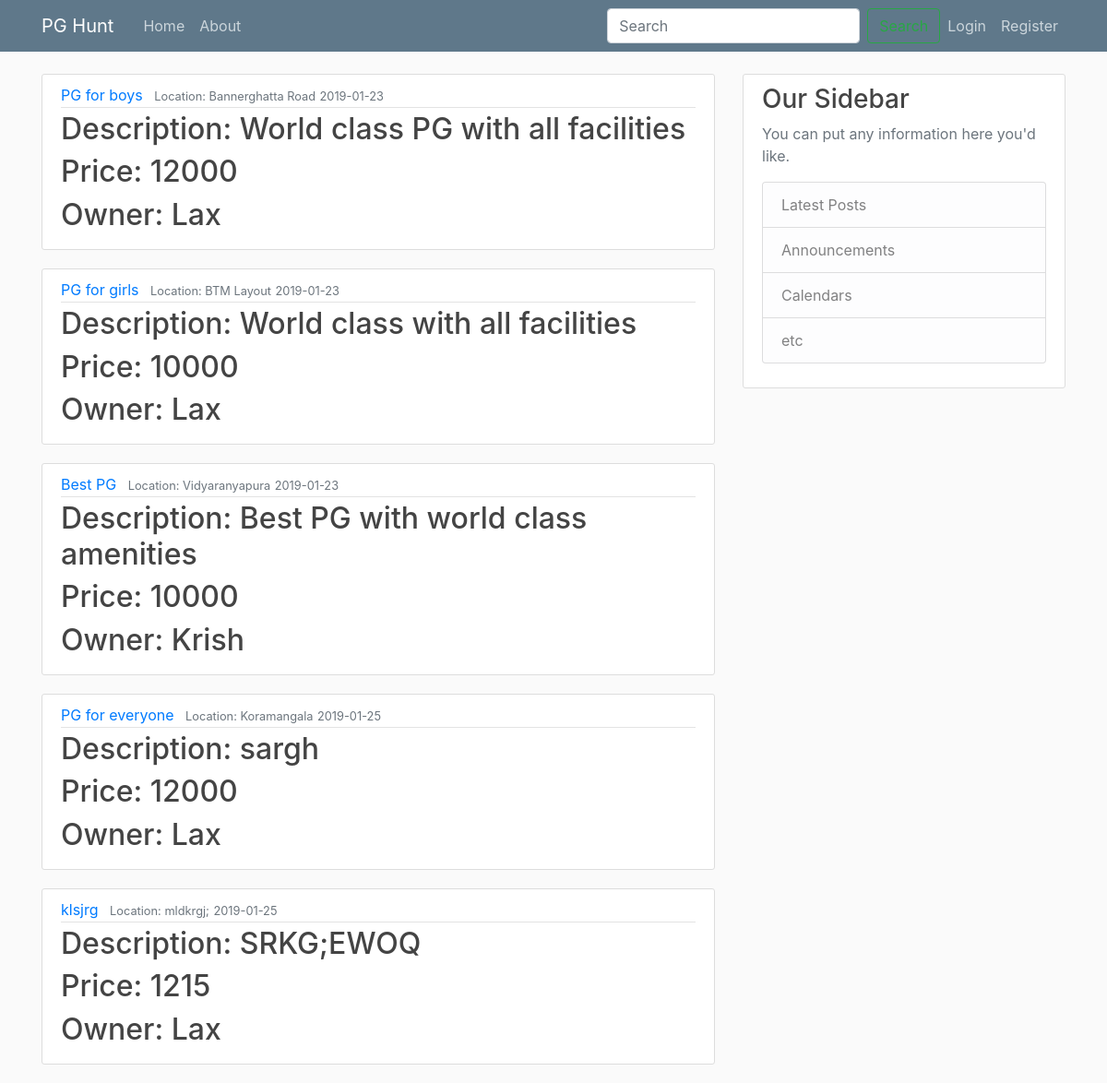
The page /home on the database its author committed.
### flaskpg/models.py (models this page shows, shortened)
class PGInfo(db.Model):
    id = db.Column(db.Integer, primary_key=True)
    owner_id = db.Column(db.Integer, db.ForeignKey('user.id'), nullable=False)
    pg_name = db.Column(db.String(200), nullable=False)
    date_posted = db.Column(db.DateTime, nullable=False, default=datetime.utcnow)
    location_info = db.Column(db.String(200), nullable=False)
    body = db.Column(db.Text, nullable=False)
    price = db.Column(db.Integer, nullable=False)
    image_file = db.Column(db.String(20), nullable=False, default='default.jpg')
    pg = db.relationship('PGBooked', backref='pg', lazy=True)

class User(db.Model, UserMixin):
    id = db.Column(db.Integer, primary_key=True)
    username = db.Column(db.String(200), unique=True, nullable=False)
    email = db.Column(db.String(200), unique=True, nullable=False)
    password = db.Column(db.String(60), unique=True, nullable=False)
    phone = db.Column(db.Integer, nullable=True)
    user_role = db.Column(db.String(20), nullable=False)
    image_file = db.Column(db.String(20), nullable=False, default='default.jpg')
    pgs = db.relationship('PGInfo', backref='owner', lazy=True)
    bookedpgs = db.relationship('PGBooked', backref='customer', lazy=True)

### flaskpg/routes.py (the view)
@app.route("/")
@app.route("/home")
def home():
    pgs = PGInfo.query.all()
    return render_template('home.html', pgs=pgs)

### flaskpg/templates/home.html (shortened to what this page needs)
{% extends "layout.html" %}
{% block content %}
    {% for pg in pgs %}
        <article class="media content-section">
          <div class="media-body">
            <div class="article-metadata">
              <a class="mr-2" href="{{ url_for('pg', pg_id=pg.id) }}">{{ pg.pg_name }}</a>
              <small class="text-muted">Location: {{ pg.location_info }}</small>
              <small class="text-muted">{{ pg.date_posted.strftime('%Y-%m-%d') }}</small>
            </div>
            <h2>Description: {{ pg.body }}</h2>
            <h2>Price: {{ pg.price }}</h2>
            <h2>Owner: {{ pg.owner.username }}</h2>
          </div>
        </article>
    {% endfor %}
{% endblock content %}

### flaskpg/templates/layout.html (shortened to what this page needs)
<!DOCTYPE html>
<html>
<head>
    <link rel="stylesheet" href="https://maxcdn.bootstrapcdn.com/bootstrap/4.0.0/css/bootstrap.min.css">
    <link rel="stylesheet" type="text/css" href="{{ url_for('static', filename='main.css') }}">
</head>
<body>
    <header class="site-header">
      <nav class="navbar navbar-expand-md navbar-dark bg-steel fixed-top">
        <div class="container">
          <a class="navbar-brand mr-4" href="/">PG Hunt</a>
          <div class="collapse navbar-collapse" id="navbarToggle">
            <div class="navbar-nav mr-auto">
              <a class="nav-item nav-link" href="{{ url_for('home') }}">Home</a>
              <a class="nav-item nav-link" href="{{ url_for('about') }}">About</a>
            </div>
            <div class="navbar-nav">
              <form class="form-inline my-2 my-lg-0" action="{{ url_for('search') }}" method="post">
                <input class="form-control mr-sm-2" type="search" name="keyword" id='keyword' value = '{{ keyword }}' placeholder="Search" aria-label="Search">
                <button class="btn btn-outline-success my-2 my-sm-0" type="submit" value='search'>Search</button>
              </form>
              {% if current_user.is_authenticated %}
                <button class="ml-3 mr=3" id="start-file-download">Download PG Info</button>
                {% if current_user.user_role == "Owner" %}
                  <a class="nav-item nav-link" href="{{ url_for('postpg') }}">Post PG</a>
                {% endif %}
                <a class="nav-item nav-link" href="{{ url_for('account') }}">Account</a>
                <a class="nav-item nav-link" href="{{ url_for('logout') }}">Logout</a>
              {% else %}
                <a class="nav-item nav-link" href="{{ url_for('login') }}">Login</a>
                <a class="nav-item nav-link" href="{{ url_for('register') }}">Register</a>
              {% endif %}
            </div>
          </div>
        </div>
      </nav>
    </header>
    <main role="main" class="container">
      <div class="row">
        <div class="col-md-8">
          {% block content %}{% endblock %}
        </div>
        <div class="col-md-4">
          <div class="content-section">
            <h3>Our Sidebar</h3>
            <p class='text-muted'>You can put any information here you'd like.
              <ul class="list-group">
                <li class="list-group-item list-group-item-light">Latest Posts</li>
                <li class="list-group-item list-group-item-light">Announcements</li>
                <li class="list-group-item list-group-item-light">Calendars</li>
                <li class="list-group-item list-group-item-light">etc</li>
              </ul>
            </p>
          </div>
        </div>
      </div>
    </main>
</body>
</html>

### flaskpg/static/main.css (style rules this page uses)
body { background: #fafafa; color: #333333; margin-top: 5rem; }
h1, h2, h3, h4, h5, h6 { color: #444444; }
.bg-steel { background-color: #5f788a; }
.site-header .navbar-nav .nav-link { color: #cbd5db; }
.content-section { background: #ffffff; padding: 10px 20px; border: 1px solid #dddddd; border-radius: 3px; margin-bottom: 20px; }
.article-metadata { padding-bottom: 1px; margin-bottom: 4px; border-bottom: 1px solid #e3e3e3 }

### rows shown on the page
PGInfo: pg_name "PG for boys", location_info "Bannerghatta Road", date_posted "2019-01-23", body "World class PG with all facilities", price "12000", owner.username "Lax"
PGInfo: pg_name "PG for girls", location_info "BTM Layout", date_posted "2019-01-23", body "World class with all facilities", price "10000", owner.username "Lax"
PGInfo: pg_name "Best PG", location_info "Vidyaranyapura", date_posted "2019-01-23", body "Best PG with world class amenities", price "10000", owner.username "Krish"
PGInfo: pg_name "PG for everyone", location_info "Koramangala", date_posted "2019-01-25", body "sargh", price "12000", owner.username "Lax"
PGInfo: pg_name "klsjrg", location_info "mldkrgj;", date_posted "2019-01-25", body "SRKG;EWOQ", price "1215", owner.username "Lax"
